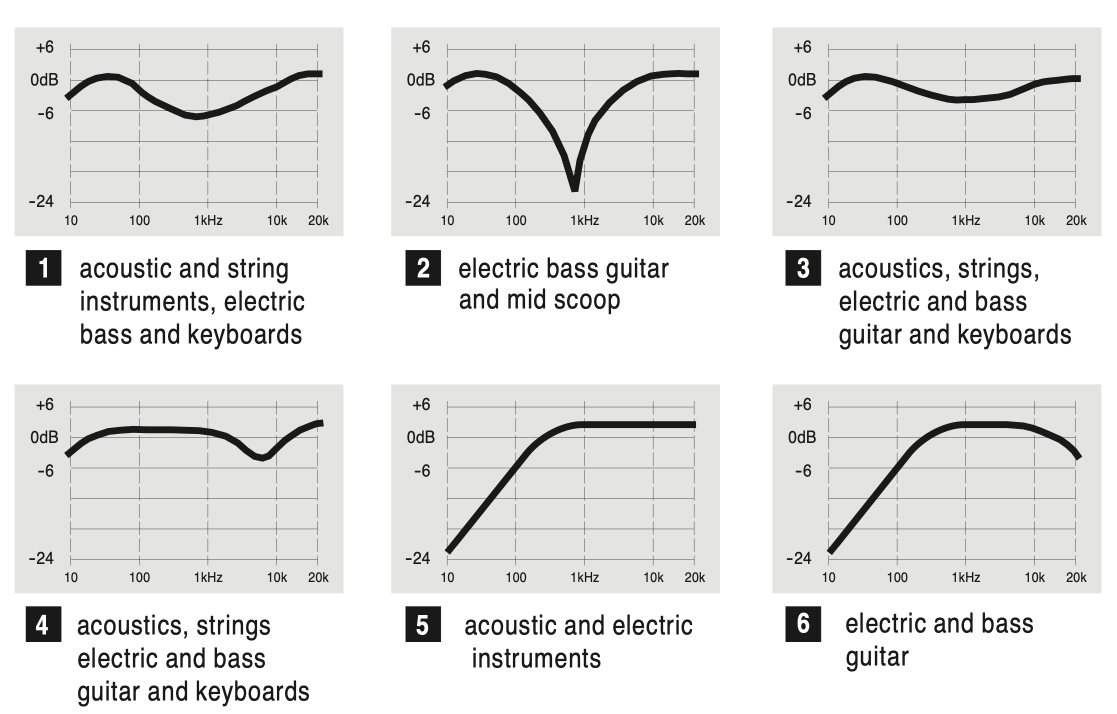
#> input picture docs/refs/Tone+images.png, 2234 x 1428 px (shown at 1/2 size)
$ python redigit_tone.py
#> lines starting #> are read from the running program, lines starting #| are printed output that depends on the picture
"""Re-digitize the U5 manual tone pictures with a CORRECTED log x-axis.

Provenance (read before trusting): analysis/u5_tone_curves_from_claude.csv
(v1) is Claude's eyeball digitization of the (since-removed, licensed)
manual chart pictures, and it
bakes in a known axis distortion — the printed 20 kHz tick sits ~2x wider
than true log scale, and v1 follows the drawn ticks (see Downloads/
claudeOutputforU5/claudeoutput.txt: "I followed the tick marks as drawn",
"the bend near 10 kHz in curves 1 and 4 may come from the graph's axis",
T2 tip hand-corrected, 10 Hz edge least reliable).

This script replicates Claude's trace extraction exactly (threshold <90,
5x5 opening, column means; v1 replica matches the repo CSV to 0.007 dB
except the hand-fixed T2 tip) and adds the v2 x-map: true-log positions
from the 10/100/1k/10k ticks, 20 kHz placed one true decade past 10 kHz,
ignoring the drawn 20k tick. Writes u5_tone_curves_digitized_v2.csv
(research oracle — does NOT replace the v1 binding file or any gate).

numpy + PIL + scipy only.
"""
import csv
import os
import numpy as np
from PIL import Image
from scipy import ndimage as ndi

HERE = os.path.dirname(os.path.abspath(__file__))
REPO = os.path.dirname(os.path.dirname(HERE))
SRC = os.path.join(REPO, "docs", "refs", "Tone+images.png")
from scipy import ndimage as ndi

if not os.path.isfile (SRC):
    # Source pictures removed from the repo (licensed); the v1/v2 CSVs above
    # carry the data. Fail loud instead of a bare traceback.
    raise SystemExit ("redigit_tone.py: licensed source pictures are no longer in docs/refs/")

A = np.array(Image.open(SRC).convert("L")).astype(int)
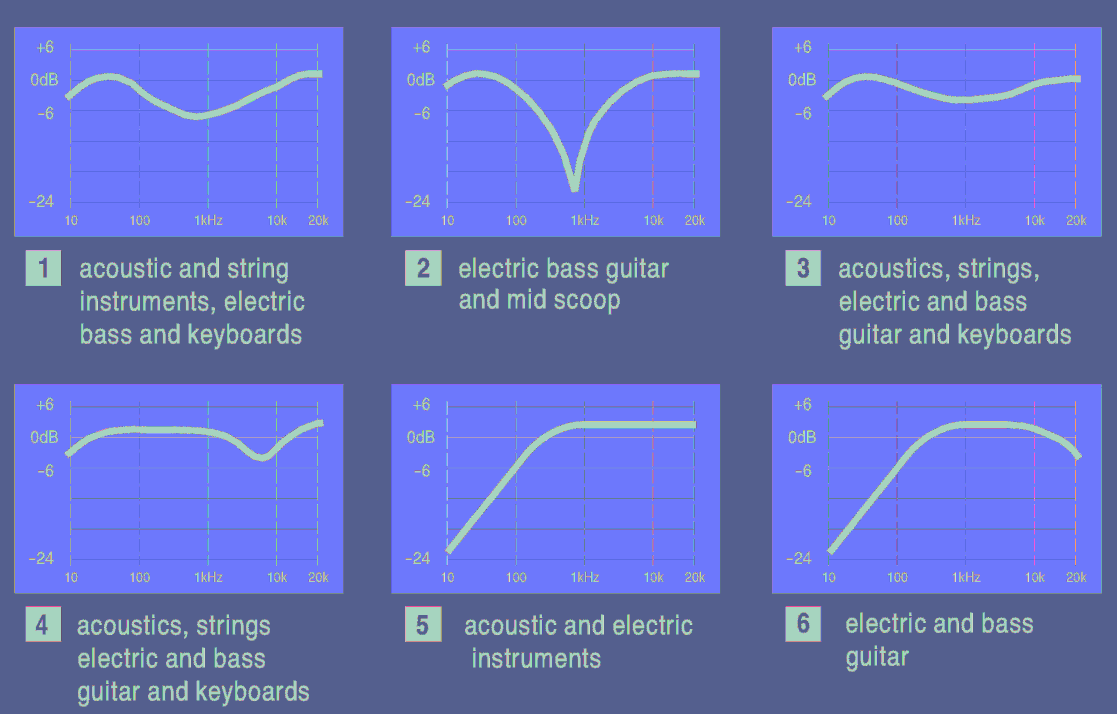
#> A: shape (1428, 2234) int64 (shown at 1/2 size); 231 distinct labels, from 25 to 255; one colour per label, 0 black
PANELS = [(29, 687, 55, 472), (783, 1440, 55, 472), (1545, 2202, 55, 472),
          (29, 687, 769, 1186), (783, 1440, 769, 1186), (1545, 2202, 769, 1186)]
XT = [(141, 278, 415, 553, 635), (894, 1031, 1169, 1306, 1388),
      (1656, 1794, 1931, 2068, 2150)]
HY = [(99, 404), (814, 1118)]
TICKS = np.array([10, 100, 1e3, 1e4, 2e4])


def xmap(x, t, fix):
    t = np.array(t, float)
    lf = np.log10(TICKS)
    if fix:  # true log: 20k one decade past 10k regardless of drawn tick
        s = (lf[3] - lf[2]) / (t[3] - t[2])
        base = t[2]
        return 10 ** (lf[2] + (x - base) * s)
    if x < t[0]:
        s = (lf[1] - lf[0]) / (t[1] - t[0])
        return 10 ** (lf[0] + (x - t[0]) * s)
    if x > t[-1]:
        s = (lf[-1] - lf[-2]) / (t[-1] - t[-2])
        return 10 ** (lf[-1] + (x - t[-1]) * s)
    return 10 ** np.interp(x, t, lf)


def ydb(y, top, bot):
    return 6 + (y - top) * (-24 - 6) / (bot - top)


def extract(fix):
    curves = {}
    for k, (x0, x1, y0, y1) in enumerate(PANELS):
        t = XT[k % 3]
        top, bot = HY[k // 3]
        sub = ndi.binary_opening(A[y0:y1, x0:x1] < 90,
                                   structure=np.ones((5, 5)))
        xs, fs, ds = [], [], []
        for x in range(t[0] - 20 - x0, x1 - x0):
            col = np.where(sub[:, x])[0]
            col = col[(col + y0 > top - 25) & (col + y0 < bot + 25)]
            if len(col) == 0:
                continue
            xs.append(x + x0)
            fs.append(xmap(x + x0, t, fix))
            ds.append(ydb(col.mean() + y0, top, bot))
        curves[k + 1] = (np.array(fs), np.array(ds))
    return curves


repo_f, repo = [], {}
#> (the run stopped early here; a loop or call above may not have finished)
